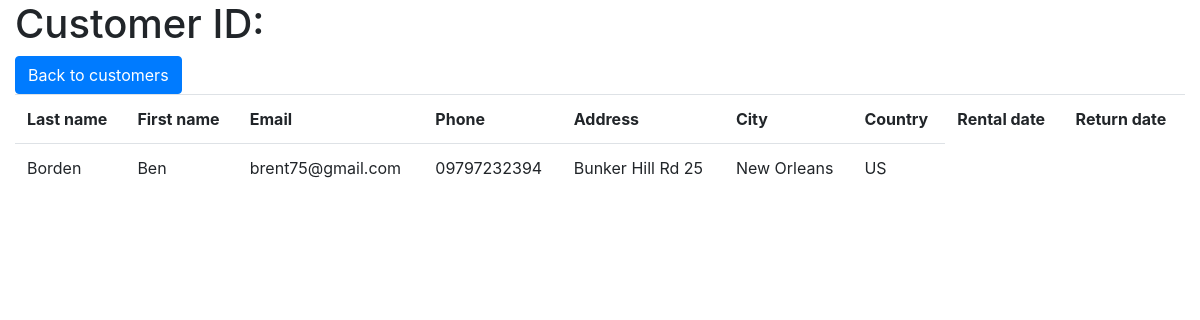
The page /rent/customer/2 on the database its author committed.
### rent/models.py (models this page shows, shortened)
class Customer(models.Model):
    fname = models.CharField(max_length=50)
    lname = models.CharField(max_length=50)
    email = models.EmailField(unique=True)
    phone = models.CharField(max_length=20)
    address = models.CharField(max_length=100)
    city = models.CharField(max_length=100)
    country= models.CharField(max_length=100)

### rent/views.py (the view)
# urls.py: path('customer/<int:pk>', views.customer_id, name='customer_id'),
def customer_id(request, pk):
    one_customer = Customer.objects.get(id=pk)
    context = {
        'one_customer':one_customer
    }
    return render(request, 'customer.html', context)

### rent/templates/customer.html (shortened to what this page needs)
{% extends 'base.html' %}
{% load static %}
{% block content %}
<div class="container-fluid">
    {% if customer %}
    <h1>Customers</h1>
    <a href="{% url 'add_customer' %}" class="btn btn-primary" role="button">Add new customer</a>
    <table class="table table-hover">
        <tr>
            <th>Last name</th>
            <th>First name</th>
            <th>Email</th>
            <th>Phone</th>
            <th>Address</th>
            <th>City</th>
            <th>Country</th>
        </tr>
        {% for customer in customer %}
        <tr>
            <td><a href="{% url 'customer_id' customer.id %}">{{customer.lname}}</a></td>
            <td>{{customer.fname}}</td>
            <td>{{customer.email}}</td>
            <td>{{customer.phone}}</td>
            <td>{{customer.address}}</td>
            <td>{{customer.city}}</td>
            <td>{{customer.country}}</td>
        </tr>
        {% endfor %}
    </table>
    {% else %}
    <h1>Customer ID: {{add_customer.id}}</h1>
    <a href="{% url 'customer' %}" class="btn btn-primary" role="button">Back to customers</a>
    <table class="table table-hover">
        <tr>
            <th>Last name</th>
            <th>First name</th>
            <th>Email</th>
            <th>Phone</th>
            <th>Address</th>
            <th>City</th>
            <th>Country</th>
            <th>Rental date</th>
            <th>Return date</th>
        </tr>
        <tr>
            <td>{{one_customer.lname}}</td>
            <td>{{one_customer.fname}}</td>
            <td>{{one_customer.email}}</td>
            <td>{{one_customer.phone}}</td>
            <td>{{one_customer.address}}</td>
            <td>{{one_customer.city}}</td>
            <td>{{one_customer.country}}</td>
        </tr>
    </table>
    {% endif %}
</div>
{% endblock %}

### rows shown on the page
Customer: lname "Borden", fname "Ben", email "brent75@gmail.com", phone "09797232394", address "Bunker Hill Rd 25", city "New Orleans", country "US"
